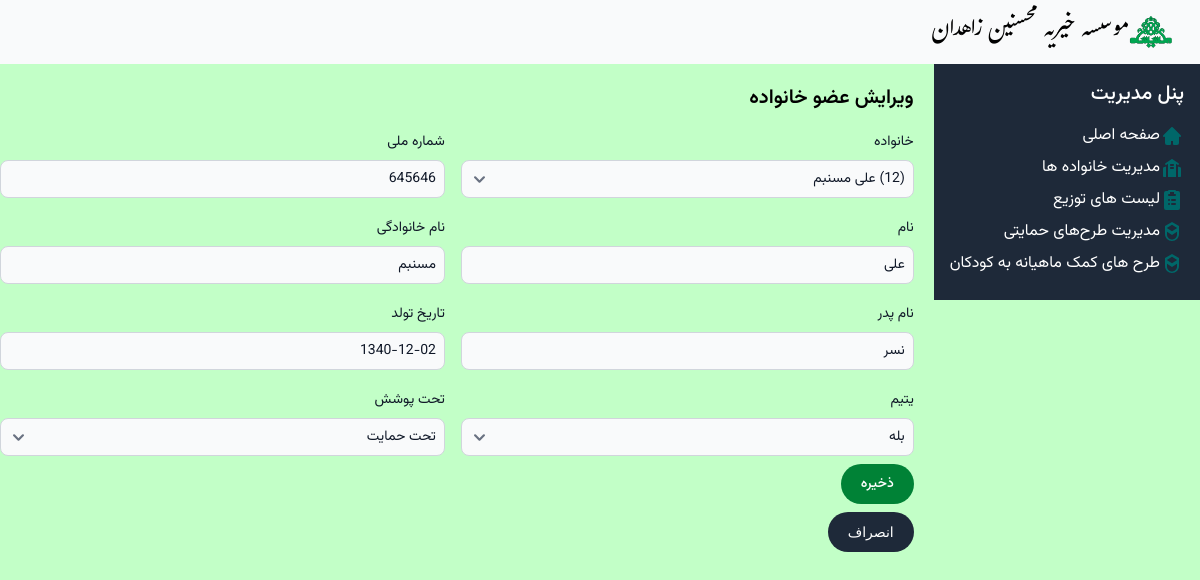
/families/1/members/1/edit/, run on an earlier commit of the app's database.
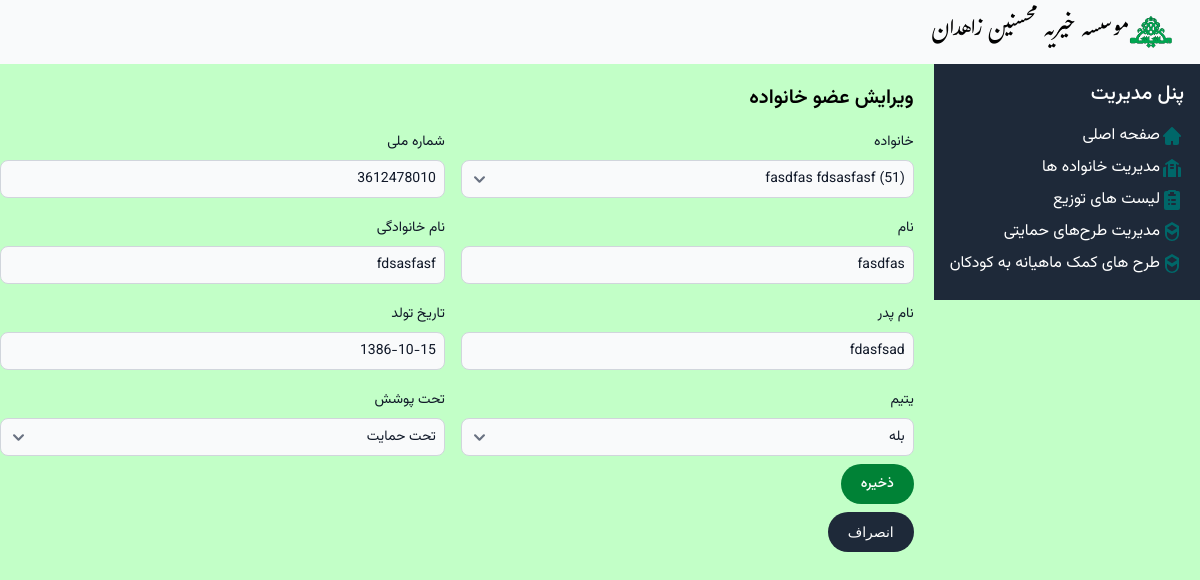
And on a later commit of the database.
### Mohsenin/models.py (models this page shows)
class Person(models.Model):
    family = models.ForeignKey(Family, related_name='members', verbose_name='خانواده', on_delete=models.CASCADE)
    first_name = models.CharField('نام',max_length=50)
    last_name = models.CharField('نام خانوادگی',max_length=50)
    father_name = models.CharField('نام پدر', max_length=50)
    national_id = models.CharField('شماره ملی', max_length=10)
    birth_date = models.DateField('تاریخ تولد') #TODO: USE django-jalali
    is_orphan = models.BooleanField('یتیم', choices=YES_NO_CHOICE)
    is_active = models.BooleanField('تحت پوشش', default=True, choices=SUPPORTING_CHOICE)
    def __str__(self):
        return self.first_name + " " +self.last_name

### Mohsenin/Views/familyviews.py (the view, shortened to what this page needs)
# urls.py: path('families/<int:family_id>/members/<int:pk>/edit/', familyviews.PersonUpdateView.as_view(), name='person_update'),
class PersonUpdateView(View):
    def get(self, request, family_id, pk):
        person = get_object_or_404(Person, pk=pk)
        form = PersonForm(instance=person)
        return render(request, 'person/person_form.html', {'form': form, 'family_id': family_id, 'person':person})

### Mohsenin/forms.py
class PersonForm(forms.ModelForm):
    class Meta:
        model = Person
        fields = '__all__'

### Mohsenin/models.py (called while the page is built)
    def __str__(self):
        if self.guardian:
            return "(" + str(self.doc_code) + ")" + "   " + str(self.guardian)
        else:
            return "(" + str(self.doc_code) + ")" + "سرپرست تعیین نشده"

### Mohsenin/templatetags/form_filters.py (called while the page is built)
@register.filter
def add_class(field, css_class):
    field.field.widget.attrs['class'] = css_class
    return field

### Mohsenin/templates/Person/person_form.html (shortened to what this page needs)
{% extends "base.html" %}
{% load form_filters %}
{% block content %}
<h2 class="vazir-semibold text-xl py-5">{% if person %}ویرایش عضو خانواده{% else %}افزودن عضو جدید خانواده{% endif %}</h2>
<div>
<form method="post" class="vazir-normal text-sm">
<div class="flex">
    <div class="relative z-0 w-full mb-2 group pl-4">
        <label for="{{ form.family.id_for_label }}" class="block mb-2 vazir-normal text-sm font-medium text-gray-900" >{{ form.family.label }}</label>
        {{ form.family|add_class:'bg-gray-50 border border-gray-300 text-gray-900 vazir-normal text-sm rounded-lg focus:ring-blue-500 focus:border-blue-500 block w-full p-2'}}
    </div>
    <div class="relative z-0 w-full mb-2 group pr-4">
        <label for="{{ form.national_id.id_for_label }}" class="block mb-2 vazir-normal text-sm font-medium text-gray-900" >{{ form.national_id.label }}</label>
        {{ form.national_id|add_class:'bg-gray-50 border border-gray-300 text-gray-900 vazir-normal text-sm rounded-lg focus:ring-blue-500 focus:border-blue-500 block w-full p-2'}}
    </div>
</div>
<div class="flex pt-3">
    <div class="relative z-0 w-full mb-2 group pl-4">
        <label for="{{ form.first_name.id_for_label }}" class="block mb-2 vazir-normal text-sm font-medium text-gray-900" >{{ form.first_name.label }}</label>
        {{ form.first_name|add_class:'bg-gray-50 border border-gray-300 text-gray-900 vazir-normal text-sm rounded-lg focus:ring-blue-500 focus:border-blue-500 block w-full p-2'}}
    </div>
    <div class="relative z-0 w-full mb-2 group pr-4">
        <label for="{{ form.last_name.id_for_label }}" class="block mb-2 vazir-normal text-sm font-medium text-gray-900" >{{ form.last_name.label }}</label>
        {{ form.last_name|add_class:'bg-gray-50 border border-gray-300 text-gray-900 vazir-normal text-sm rounded-lg focus:ring-blue-500 focus:border-blue-500 block w-full p-2'}}
    </div>
</div>
<div class="flex pt-3">
    <div class="relative z-0 w-full mb-2 group pl-4">
        <label for="{{ form.father_name.id_for_label }}" class="block mb-2 vazir-normal text-sm font-medium text-gray-900" >{{ form.father_name.label }}</label>
        {{ form.father_name|add_class:'bg-gray-50 border border-gray-300 text-gray-900 vazir-normal text-sm rounded-lg focus:ring-blue-500 focus:border-blue-500 block w-full p-2'}}
    </div>
    <div class="relative z-0 w-full mb-2 group pr-4">
        <label for="{{ form.birth_date.id_for_label }}" class="block mb-2 vazir-normal text-sm font-medium text-gray-900" >{{ form.birth_date.label }}</label>
        {{ form.birth_date|add_class:'bg-gray-50 border border-gray-300 text-gray-900 vazir-normal text-sm rounded-lg focus:ring-blue-500 focus:border-blue-500 block w-full p-2'}}
    </div>
</div>
<div class="flex pt-3">
    <div class="relative z-0 w-full mb-2 group pl-4">
        <label for="{{ form.is_orphan.id_for_label }}" class="block mb-2 vazir-normal text-sm font-medium text-gray-900" >{{ form.is_orphan.label }}</label>
        {{ form.is_orphan|add_class:'bg-gray-50 border border-gray-300 text-gray-900 vazir-normal text-sm rounded-lg focus:ring-blue-500 focus:border-blue-500 block w-full p-2'}}
    </div>
    <div class="relative z-0 w-full mb-2 group pr-4">
        <label for="{{ form.is_active.id_for_label }}" class="block mb-2 vazir-normal text-sm font-medium text-gray-900" >{{ form.is_active.label }}</label>
        {{ form.is_active|add_class:'bg-gray-50 border border-gray-300 text-gray-900 vazir-normal text-sm rounded-lg focus:ring-blue-500 focus:border-blue-500 block w-full p-2'}}
    </div>
</div>
<button type="submit" class="text-white bg-green-700 hover:bg-green-800 focus:outline-none focus:ring-4 focus:ring-green-300 font-medium rounded-full text-sm px-5 py-2.5 text-center me-2 mb-2 ">ذخیره</button>
</form>
</div>
<a href="{% url 'family_detail' family_id %}"><button type="button" class="text-white bg-gray-800 hover:bg-gray-900 focus:outline-none focus:ring-4 focus:ring-gray-300 font-medium rounded-full text-sm px-5 py-2.5 me-2 mb-2 ">انصراف</button></a>
{% endblock %}

What changed in the data, as far as the page shows it:
changed Person "بله": family "(12) علی مسنبم" → "(51) fasdfas fdsasfasf"; national_id "645646" → "3612478010"; first_name "علی" → "fasdfas"; last_name "مسنبم" → "fdsasfasf"; father_name "نسر" → "fdasfsad"; birth_date "1340-12-02" → "1386-10-15"
